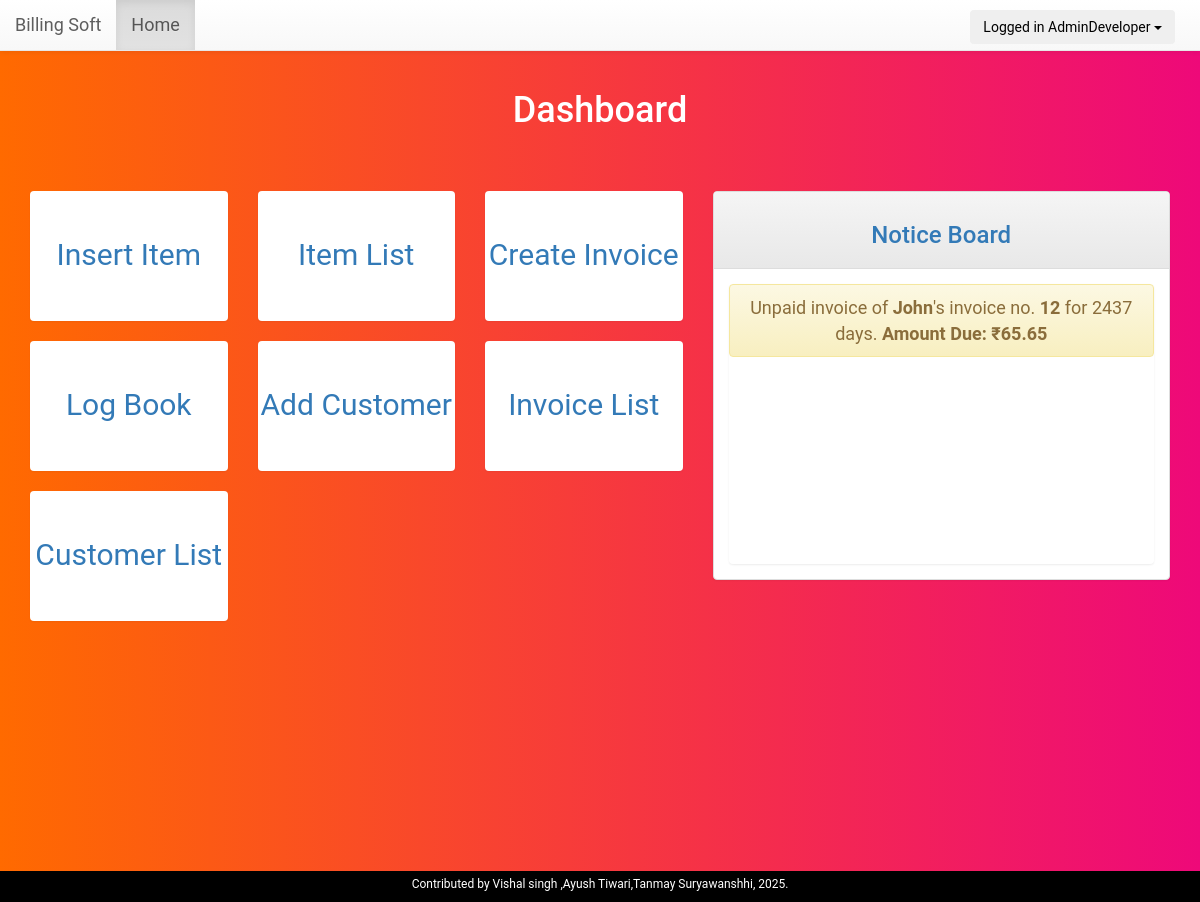
Screenshot of /dashboard.php (signed in) with the database file from the repository.
### tables this page shows
CREATE TABLE `invoice_order` (
  `order_id` int(11) NOT NULL,
  `user_id` int(11) NOT NULL,
  `customer_id` int(11) NOT NULL,
  `order_date` timestamp NOT NULL DEFAULT CURRENT_TIMESTAMP,
  `order_total_before_tax` decimal(10,2) NOT NULL,
  `order_total_tax` decimal(10,2) NOT NULL,
  `order_tax_per` varchar(250) NOT NULL,
  `order_total_after_tax` double(10,2) NOT NULL,
  `order_amount_paid` decimal(10,2) NOT NULL,
  `order_total_amount_due` decimal(10,2) NOT NULL,
  `note` text NOT NULL
);

CREATE TABLE `customers` (
  `customer_id` int(11) NOT NULL,
  `user_id` int(11) NOT NULL,
  `created_date` datetime NOT NULL DEFAULT CURRENT_TIMESTAMP,
  `customer_name` varchar(200) NOT NULL,
  `customer_address` varchar(250) NOT NULL,
  `customer_number` bigint(15) NOT NULL,
  `customer_pan` bigint(15) DEFAULT NULL
);

### Invoice.php (called while the page is built, shortened)
<?php
class Invoice{
	private $host  = 'localhost';
    private $user  = 'root';
    private $password   = "";
    private $database  = "billing_software";
    private $invoiceOrderTable = 'invoice_order';
	private $dbConnect = false;
    public function __construct(){
        if(!$this->dbConnect){
            $conn = new mysqli($this->host, $this->user, $this->password, $this->database);
            if($conn->connect_error){
                die("Error failed to connect to MySQL: " . $conn->connect_error);
            }else{
                $this->dbConnect = $conn;
            }
        }
    }
	private function getData($sqlQuery) {
		$result = mysqli_query($this->dbConnect, $sqlQuery);
		$data= array();
		while ($row = mysqli_fetch_array($result, MYSQLI_ASSOC)) {
			$data[]=$row;
		}
		return $data;
	}
	public function getInvoiceList(){
		$sqlQuery = "
			SELECT * FROM ".$this->invoiceOrderTable."
			WHERE user_id = '".$_SESSION['userid']."'
			ORDER BY order_date ASC";
		return  $this->getData($sqlQuery);
	}
}
?>

### ledger.php (called while the page is built, shortened)
<?php
class Ledger{
	private $host  = 'localhost';
    private $user  = 'root';
    private $password   = "";
    private $database  = "billing_software";
	private $CustomerTable = 'customers';
  private $dbConnect = false;
    public function __construct(){
        if(!$this->dbConnect){
            $conn = new mysqli($this->host, $this->user, $this->password, $this->database);
            if($conn->connect_error){
                die("Error failed to connect to MySQL: " . $conn->connect_error);
            }else{
                $this->dbConnect = $conn;
            }
        }
    }
	public function getCustomer($customerId){
		$sqlQuery = "
			SELECT * FROM ".$this->CustomerTable."
			WHERE user_id = '".$_SESSION['userid']."' AND customer_id = '$customerId'";
		$result = mysqli_query($this->dbConnect, $sqlQuery);
		$row = mysqli_fetch_array($result, MYSQLI_ASSOC);
		return $row;
	}
}

### notice_board.php (the view, shortened to what this page needs)
<?php
$today = strtotime(date("Y/m/d"));
$invoiceList = $invoice->getInvoiceList();
foreach ($invoiceList as $invoice) {
    $originalOrderDate = $invoice['order_date'];
    $dueAmount = (float)$invoice['order_total_amount_due'];
    $customerId = $invoice['customer_id'];
    $invoiceId = $invoice['order_id'];
    $parsedDate = strtotime(date("Y-m-d", strtotime($originalOrderDate)));
    $difference = (int)(($today - $parsedDate) / 60 / 60 / 24);
    $customer = $ledger->getCustomer($customerId);
    if ($customer && isset($customer['customer_name'])) {
        echo '<li class="list-group-item alert-warning">Unpaid invoice of <b>' . $customer['customer_name'] . '</b>\'s invoice no. <b>' . $invoiceId . '</b> for ' . $difference . ' days. <b>Amount Due: ₹' . $dueAmount . '</b></li>';
    } else {
        echo '<li class="list-group-item alert-warning">Unpaid invoice of <b>Unknown Customer</b>\'s invoice no. <b>' . $invoiceId . '</b> for ' . $difference . ' days. <b>Amount Due: ₹' . $dueAmount . '</b></li>';
        $IsDue = true;
    }
}

### css/style.css (style rules this page uses)
html { background-color: #f0f3f4; position: relative; min-height: 100%; }
body { background: #ee0979; background: -webkit-linear-gradient(to right, #ff6a00, #ee0979); background: linear-gradient(to right, #ff6a00, #ee0979); color: black; font-family: 'Roboto'; font-size: 18px; line-height: 1.42857; }

### rows the page displays
invoice_order: customer.customer_name "John", order_id "12", order_total_amount_due "65.65"

### other values shown
$_SESSION['user'] "AdminDeveloper"
